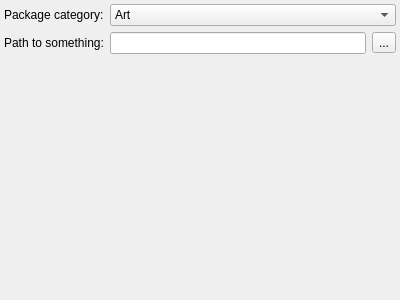
<?xml version="1.0" encoding="UTF-8"?>
<ui version="4.0">
 <class>ChooseCategoryPage</class>
 <widget class="QWizardPage" name="ChooseCategoryPage">
  <property name="geometry">
   <rect>
    <x>0</x>
    <y>0</y>
    <width>400</width>
    <height>300</height>
   </rect>
  </property>
  <property name="windowTitle">
   <string>WizardPage</string>
  </property>
  <layout class="QFormLayout" name="formLayout">
   <property name="margin">
    <number>4</number>
   </property>
   <item row="0" column="0">
    <widget class="QLabel" name="label_2">
     <property name="text">
      <string>Package category:</string>
     </property>
    </widget>
   </item>
   <item row="0" column="1">
    <widget class="QComboBox" name="comboBox">
     <item>
      <property name="text">
       <string>Art</string>
      </property>
     </item>
     <item>
      <property name="text">
       <string>Core</string>
      </property>
     </item>
     <item>
      <property name="text">
       <string>Lib</string>
      </property>
     </item>
     <item>
      <property name="text">
       <string>Plugin</string>
      </property>
     </item>
    </widget>
   </item>
   <item row="1" column="0">
    <widget class="QLabel" name="label">
     <property name="text">
      <string notr="true">Path to something:</string>
     </property>
    </widget>
   </item>
   <item row="1" column="1">
    <layout class="QHBoxLayout" name="horizontalLayout">
     <item>
      <widget class="QLineEdit" name="filenameEdit"/>
     </item>
     <item>
      <widget class="QToolButton" name="browseButton">
       <property name="text">
        <string>...</string>
       </property>
      </widget>
     </item>
    </layout>
   </item>
   <item row="2" column="0">
    <spacer name="verticalSpacer">
     <property name="orientation">
      <enum>Qt::Vertical</enum>
     </property>
     <property name="sizeHint" stdset="0">
      <size>
       <width>20</width>
       <height>40</height>
      </size>
     </property>
    </spacer>
   </item>
  </layout>
 </widget>
 <resources/>
 <connections/>
</ui>
